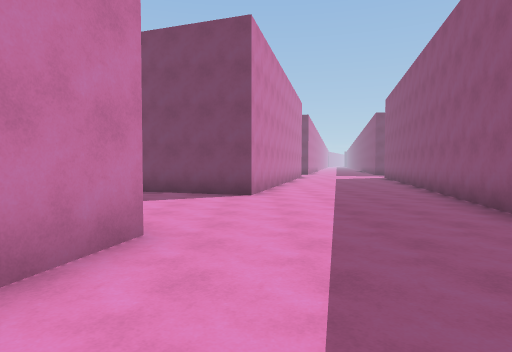
[1] (above)

16 first-person views from a walk through a Unity game level. The camera is 1.5 m above the floor, tilts 2° down and sees 75° across. The floor is counted in squares, 2 m on a side. Each view is taken from the middle of a square. On the plan, view 1 faces up. The plan holds only what a view shows up to about 11 squares ahead; the rest is blank. The place goes on beyond the plan.

[2]
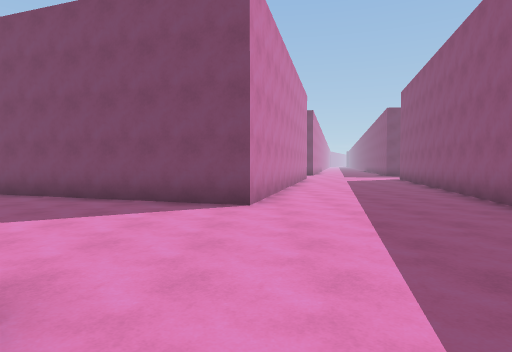

[3]
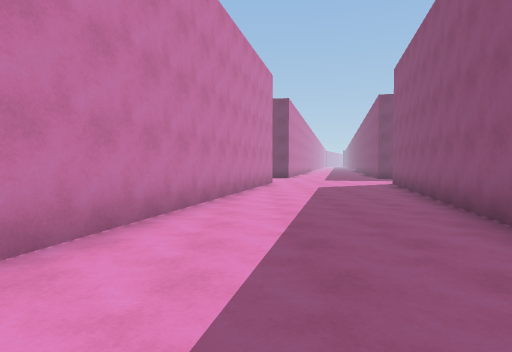

[4]
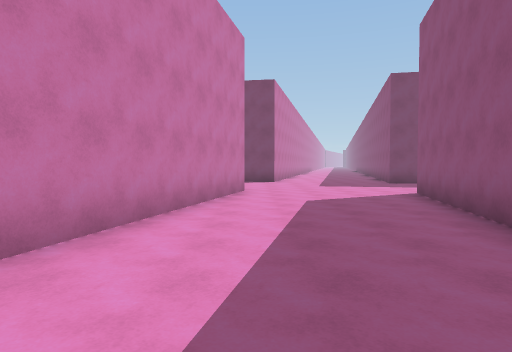

[5]
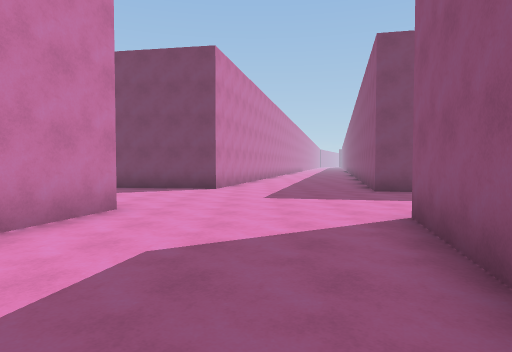

[6]
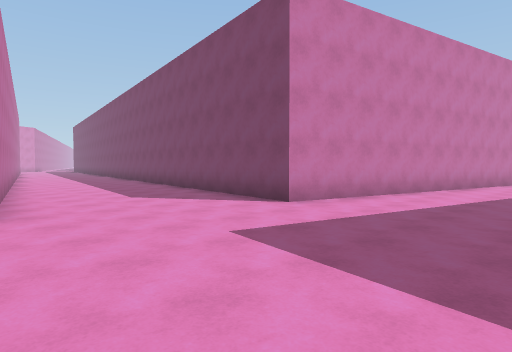

[7]
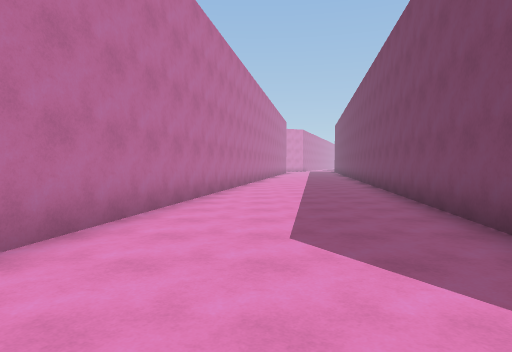

[8]
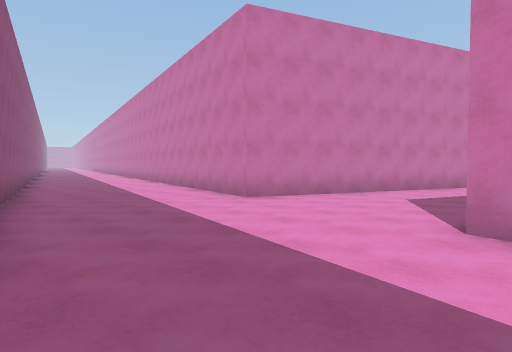

[9]
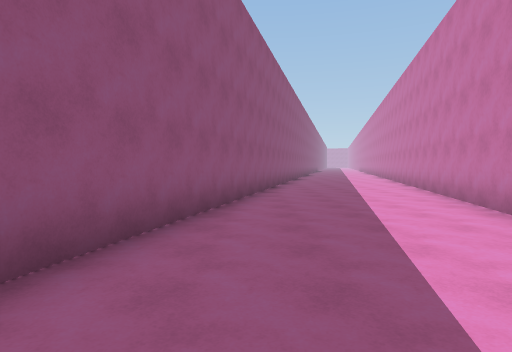

[10]
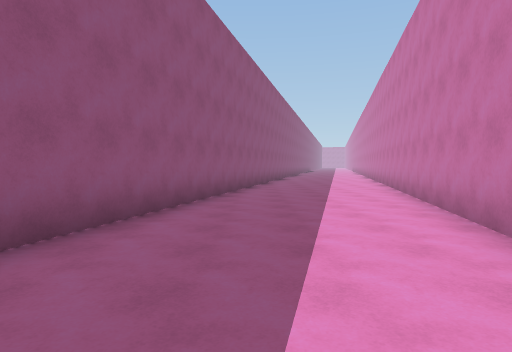

[11]
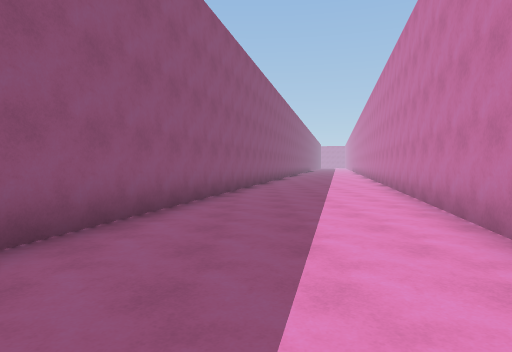

[12]
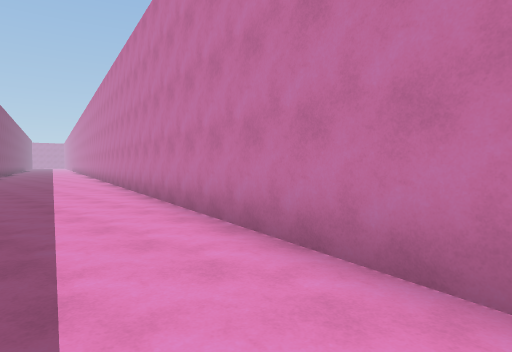

[13]
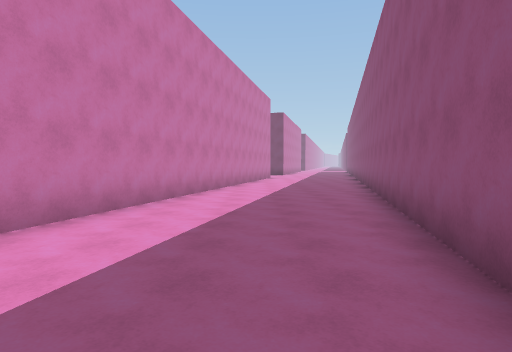

[14]
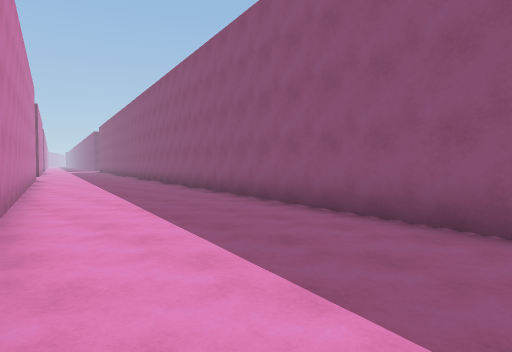

[15]
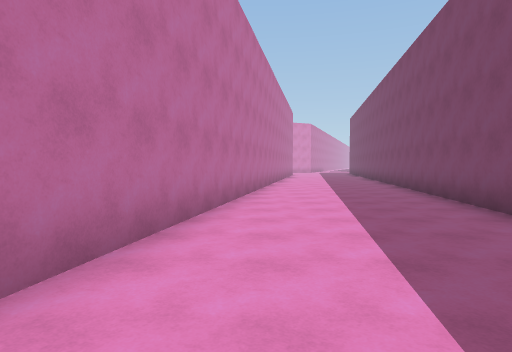

[16]
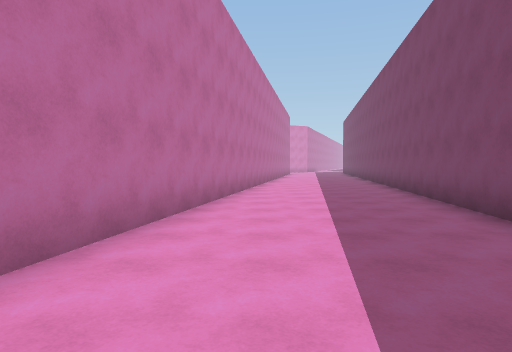

### Floor plan
Points are (right, up) in squares from view 1. A wall is a line through its corners. A room is listed if a view was taken in it or the views show most of it. See-through windows are left out.
Room 1 (views 1, 2, 3, 4, 5, 6, 7, 8, 9, 10, 11, 12, 13, 14, 15, 16)
walls: (-8.4, 6.3) (-1.2, 3.5) (-5.6, -14.8); (-12, 22.3) (1.3, 19.8); (2.6, 19.6) (-0.1, 8.1) (-6.4, 10.3); (5, 29.5) (3.8, 24.2) (-12, 26.8); (-0.9, -14.5) (7.2, 18.8)
ways out: opening at (-9, 21); opening at (-9, 27); opening at (-4, -5); opening at (-4, 20); opening at (-3, -1); opening at (-3, 26); opening at (0, -14.5); opening at (0, -10); opening at (1, -6); opening at (3, 25); opening at (4, 28.5); opening at (6, 15)

Positions as (right, up) in squares from view 1, and headings:
1: (0, 0), facing up
2: (0, 2), facing up
3: (2, 6), facing up
4: (3, 10), facing up
5: (5, 14), facing up
6: (8, 19), facing up-left
7: (4, 22), facing left
8: (4, 9), facing down-left
9: (2, 6), facing down
10: (0, 1), facing down
11: (-1, -3), facing down
12: (-1, -4), facing down-left
13: (-2, -15), facing up
14: (-5, -15), facing up-right
15: (-1, 22), facing left
16: (1, 22), facing left
